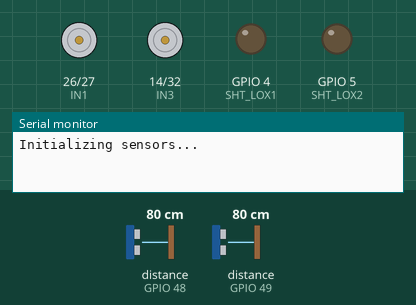
Simulated run of this sketch. Board: ESP32. On the bench: motor-driver pin pairs drawn as motors (green arrow = first pin HIGH = forward, orange = second pin HIGH = backward, longer = more drive, scaled by the enable pin), output pins drawn as LEDs (lit = HIGH), the last lines printed to the serial monitor. Inputs (shaded band) come from the test bench; at power-on: distance to the obstacle (sensors on GPIO 48, GPIO 49) 80 cm.

Above: at 0.01 s.
At 1.28 s:
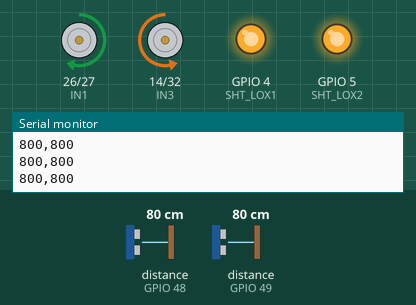
1.3 s: distance to the obstacle (sensor on GPIO 48) set to 120 cm
Timing chart, 0 to 10.3 s (numbered marks = the images above; inputs shaded):
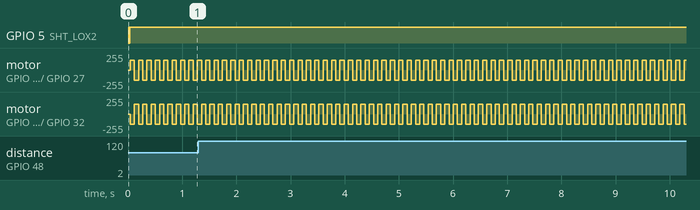

Measured:
- by itself, motor on GPIO 26 (IN1) / GPIO 27 (IN2), motor on GPIO 14 (IN3) / GPIO 32 (IN4): alternates forward 150/255 for 0.08 s and backward 150/255 for 0.08 s

The sketch:

vl53l0x_dual_working.ino
```cpp
#include "Adafruit_VL53L0X.h"
#include <Wire.h>

#define LOX1_ADDRESS 0x30
#define LOX2_ADDRESS 0x31

#define SHT_LOX1 4
#define SHT_LOX2 5

#define ENA 33
#define IN1 26
#define IN2 27
#define ENB 12
#define IN3 14
#define IN4 32

Adafruit_VL53L0X lox1 = Adafruit_VL53L0X();
Adafruit_VL53L0X lox2 = Adafruit_VL53L0X();

VL53L0X_RangingMeasurementData_t measure1;
VL53L0X_RangingMeasurementData_t measure2;

void setID() {
  digitalWrite(SHT_LOX1, LOW);
  digitalWrite(SHT_LOX2, LOW);
  delay(10);
  digitalWrite(SHT_LOX1, HIGH);
  digitalWrite(SHT_LOX2, HIGH);
  delay(10);

  digitalWrite(SHT_LOX1, HIGH);
  digitalWrite(SHT_LOX2, LOW);

  if(!lox1.begin(LOX1_ADDRESS)) {
    Serial.println(F("Failed to boot first VL53L0X"));
    while(1);
  }
  delay(10);

  digitalWrite(SHT_LOX2, HIGH);
  delay(10);

  if(!lox2.begin(LOX2_ADDRESS)) {
    Serial.println(F("Failed to boot second VL53L0X"));
    while(1);
  }
}

void read_dual_sensors() {
  lox1.rangingTest(&measure1, false);
  lox2.rangingTest(&measure2, false);

  if(measure1.RangeStatus != 4) {
    Serial.print(measure1.RangeMilliMeter);
  } else {
    Serial.print(0);
  }
  Serial.print(",");

  if(measure2.RangeStatus != 4) {
    Serial.println(measure2.RangeMilliMeter);
  } else {
    Serial.println(0);
  }
}

void moveActuators(int ActuatorSpeed, int duration, bool forward) {
  if (forward) {
    digitalWrite(IN1, HIGH);
    digitalWrite(IN2, LOW);
    analogWrite(ENA, ActuatorSpeed);
    digitalWrite(IN3, LOW);
    digitalWrite(IN4, HIGH);
    analogWrite(ENB, ActuatorSpeed);
  } else {
    digitalWrite(IN1, LOW);
    digitalWrite(IN2, HIGH);
    analogWrite(ENA, ActuatorSpeed);
    digitalWrite(IN3, HIGH);
    digitalWrite(IN4, LOW);
    analogWrite(ENB, ActuatorSpeed);
  }

  unsigned long startTime = millis();
  while (millis() - startTime < duration) {
    read_dual_sensors();
    delay(10);
  }

  digitalWrite(IN1, LOW);
  digitalWrite(IN2, LOW);
  analogWrite(ENA, 0);
  digitalWrite(IN3, LOW);
  digitalWrite(IN4, LOW);
  analogWrite(ENB, 0);
}

void setup() {
  Serial.begin(115200);
  while (!Serial) { delay(1); }

  pinMode(SHT_LOX1, OUTPUT);
  pinMode(SHT_LOX2, OUTPUT);
  pinMode(ENA, OUTPUT);
  pinMode(IN1, OUTPUT);
  pinMode(IN2, OUTPUT);
  pinMode(ENB, OUTPUT);
  pinMode(IN3, OUTPUT);
  pinMode(IN4, OUTPUT);

  Serial.println(F("Initializing sensors..."));
  setID();
}

void loop() {
  //read_dual_sensors();
  moveActuators(150, 30, true);
   delay(1);
  moveActuators(150, 30, false);
  delay(1);
}
```
